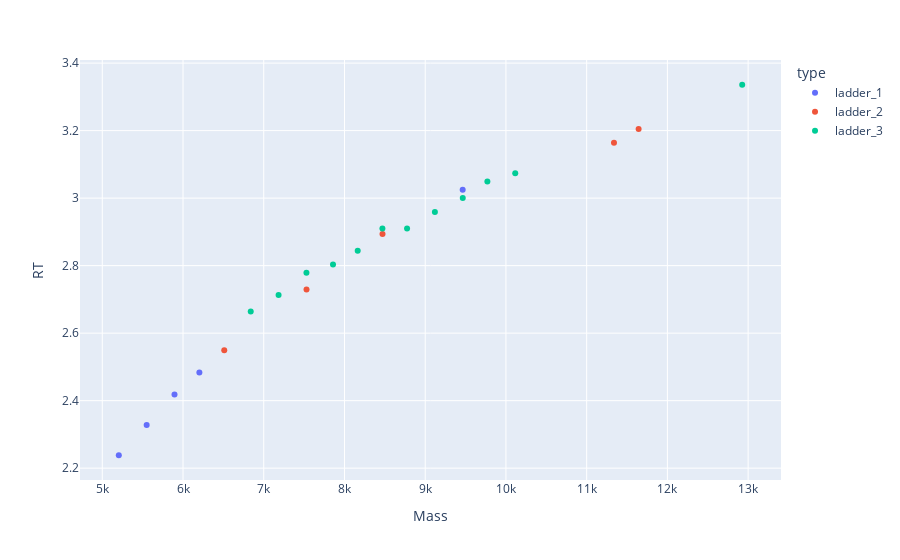

The code cell stored with this chart in its notebook:
### Code cell
glu_5p = df_glu_5p.Mass - 18 
df_match0 = find_exist_ladder_dots(df_rsv, glu_5p)
glu_5p = df_glu_5p.Mass - 18 + 2
df_match1 = find_exist_ladder_dots(df_rsv, glu_5p)
glu_5p = df_glu_5p.Mass - 18 + 2 - 1
df_match2 = find_exist_ladder_dots(df_rsv, glu_5p)
plotly_multi_zones([df_match0, df_match1, df_match2], y='RT')

### Figure 1 — Plotly figure (JSON) as saved in the notebook; plotly's stock layout.template omitted (floating-point values rounded to 4 significant figures)
{"data": [{"hovertemplate": "type=ladder_1<br>Mass=%{x}<br>RT=%{y}<extra></extra>", "legendgroup": "ladder_1", "marker": {"color": "#636efa", "symbol": "circle"}, "mode": "markers", "name": "ladder_1", "orientation": "v", "showlegend": true, "type": "scatter", "x": [9464.0, 5550.0, 5205.0, 5895.0, 6203.0], "xaxis": "x", "y": [3.025, 2.328, 2.238, 2.418, 2.484], "yaxis": "y"}, {"hovertemplate": "type=ladder_2<br>Mass=%{x}<br>RT=%{y}<extra></extra>", "legendgroup": "ladder_2", "marker": {"color": "#EF553B", "symbol": "circle"}, "mode": "markers", "name": "ladder_2", "orientation": "v", "showlegend": true, "type": "scatter", "x": [11640.0, 8471.0, 7530.0, 6511.0, 11340.0], "xaxis": "x", "y": [3.205, 2.894, 2.73, 2.549, 3.164], "yaxis": "y"}, {"hovertemplate": "type=ladder_3<br>Mass=%{x}<br>RT=%{y}<extra></extra>", "legendgroup": "ladder_3", "marker": {"color": "#00cc96", "symbol": "circle"}, "mode": "markers", "name": "ladder_3", "orientation": "v", "showlegend": true, "type": "scatter", "x": [8164.0, 9120.0, 7184.0, 8470.0, 7529.0, 9465.0, 9770.0, 7858.0, 6839.0, 8775.0, 10120.0, 12930.0], "xaxis": "x", "y": [2.844, 2.959, 2.713, 2.91, 2.779, 3.0, 3.049, 2.803, 2.664, 2.91, 3.074, 3.336], "yaxis": "y"}], "layout": {"legend": {"title": {"text": "type"}, "tracegroupgap": 0}, "margin": {"t": 60}, "xaxis": {"anchor": "y", "domain": [0, 1], "title": {"text": "Mass"}}, "yaxis": {"anchor": "x", "domain": [0, 1], "title": {"text": "RT"}}}}
